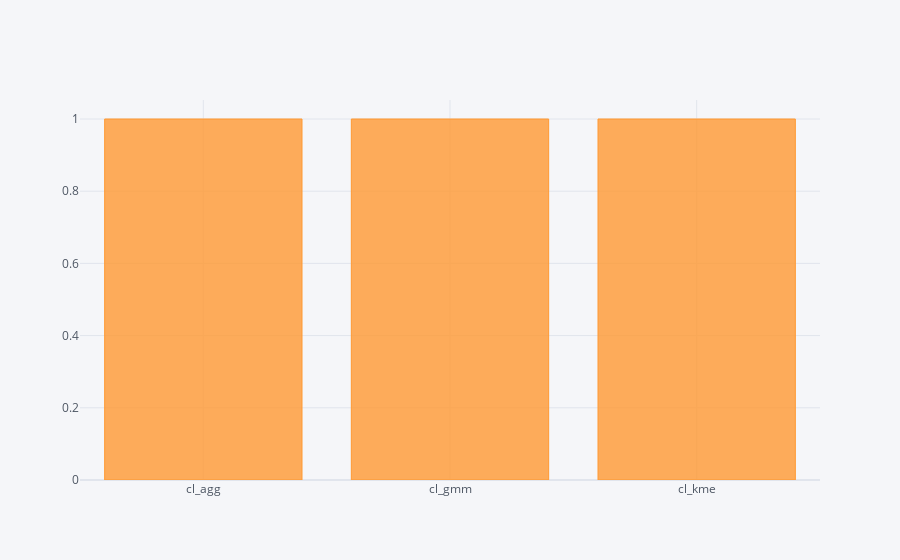

Notebook code cell kept with this figure:
### Markdown cell above
### Selección final

### Code cell
varcl = sorted(df_sample.filter(like='cl_'))
for v in varcl:
    Xp[v] = Xp[v].astype(str)
    Xm[v] = Xm[v].astype(str)
    Xt[v] = Xt[v].astype(str)
    df_sample[v] = df_sample[v].astype(str)
    
pd.DataFrame(map(lambda cl:(cl,silhouette_score(Xs,df_sample[cl])),varcl),columns=['cluster','sil']).iplot(kind='bar',categories='cluster')

### Figure 1 — Plotly figure (JSON) as saved in the notebook; plotly's stock layout.template omitted (floating-point values rounded to 4 significant figures)
{"data": [{"marker": {"color": "rgba(255, 153, 51, 0.8)", "line": {"color": "rgba(255, 153, 51, 1.0)", "width": 1}}, "name": "sil", "orientation": "v", "text": "", "type": "bar", "x": ["cl_agg", "cl_gmm", "cl_kme"], "y": [1, 1, 1]}], "layout": {"legend": {"bgcolor": "#F5F6F9", "font": {"color": "#4D5663"}}, "paper_bgcolor": "#F5F6F9", "plot_bgcolor": "#F5F6F9", "title": {"font": {"color": "#4D5663"}}, "xaxis": {"gridcolor": "#E1E5ED", "showgrid": true, "tickfont": {"color": "#4D5663"}, "title": {"font": {"color": "#4D5663"}, "text": ""}, "zerolinecolor": "#E1E5ED"}, "yaxis": {"gridcolor": "#E1E5ED", "showgrid": true, "tickfont": {"color": "#4D5663"}, "title": {"font": {"color": "#4D5663"}, "text": ""}, "zerolinecolor": "#E1E5ED"}}}
